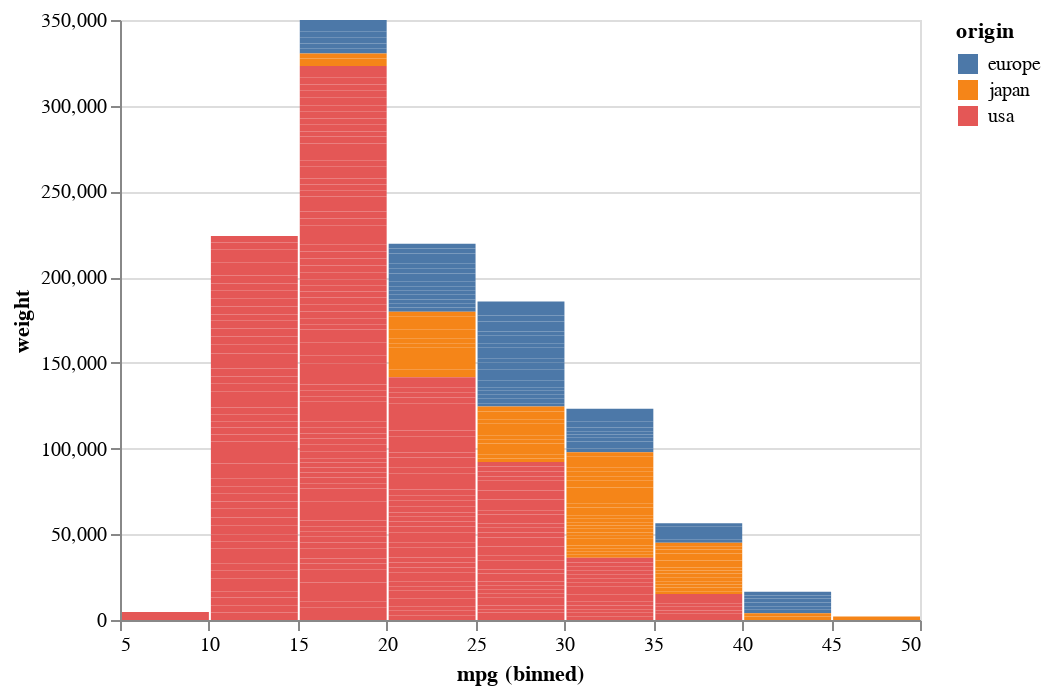

Notebook code cell kept with this figure:
### Code cell
alt.Chart(cars).mark_bar().encode(
    x = alt.X('mpg',  bin = True),
    y = 'weight',
    color = 'origin'
)

### Figure 1 — Vega-Lite specification as saved in the notebook (floating-point values rounded to 4 significant figures; data arrays with more than 128 entries replaced by an {"elided": "..."} marker saying what was removed)
{"config": {"view": {"continuousWidth": 400, "continuousHeight": 300}}, "data": {"name": "data-f1198cc0481ad698d7dc4699e0a3efa7"}, "mark": "bar", "encoding": {"color": {"field": "origin", "type": "nominal"}, "x": {"bin": true, "field": "mpg", "type": "quantitative"}, "y": {"field": "weight", "type": "quantitative"}}, "$schema": "https://vega.github.io/schema/vega-lite/v4.17.0.json", "datasets": {"data-f1198cc0481ad698d7dc4699e0a3efa7": {"elided": "398 records"}}}
